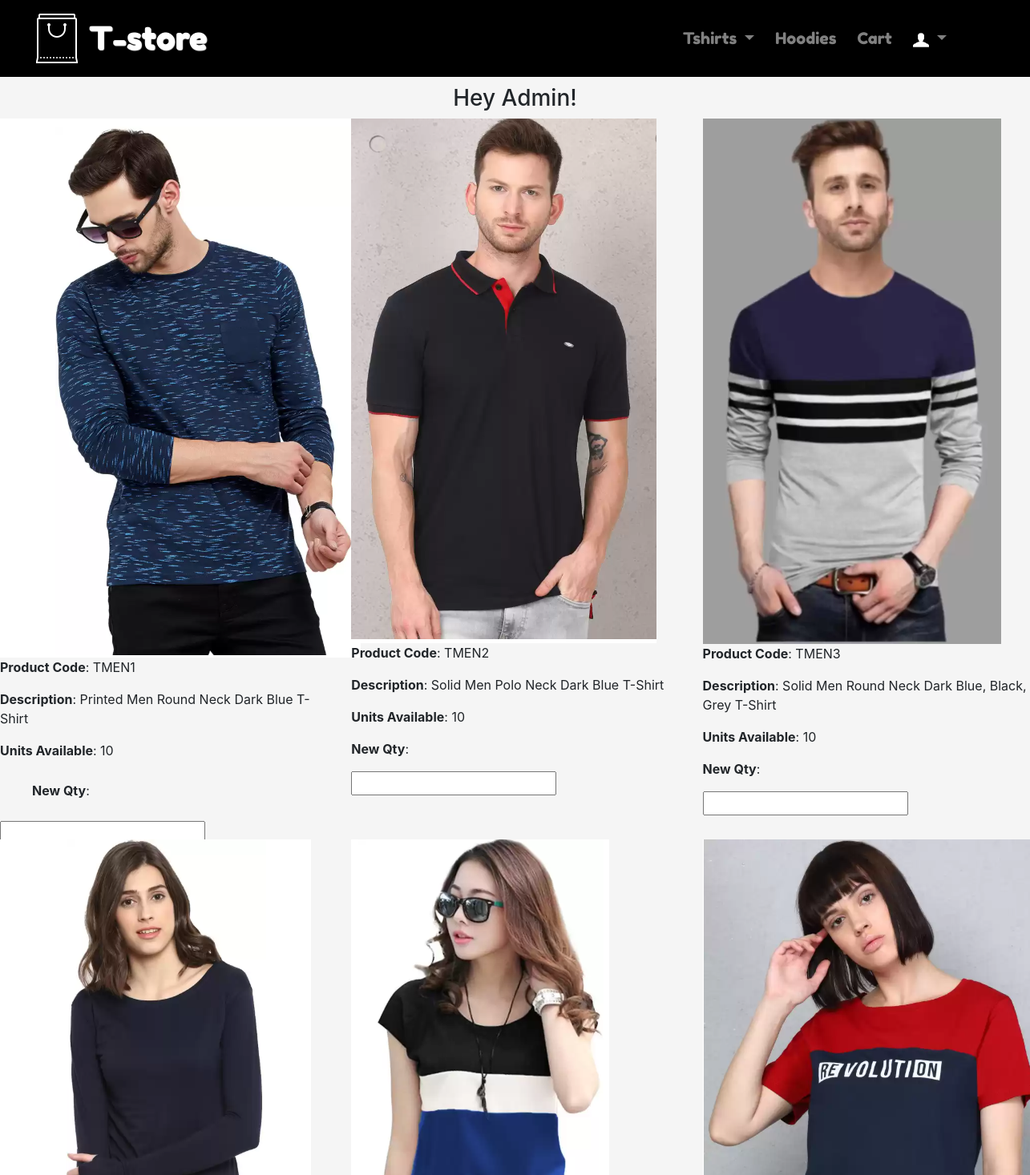
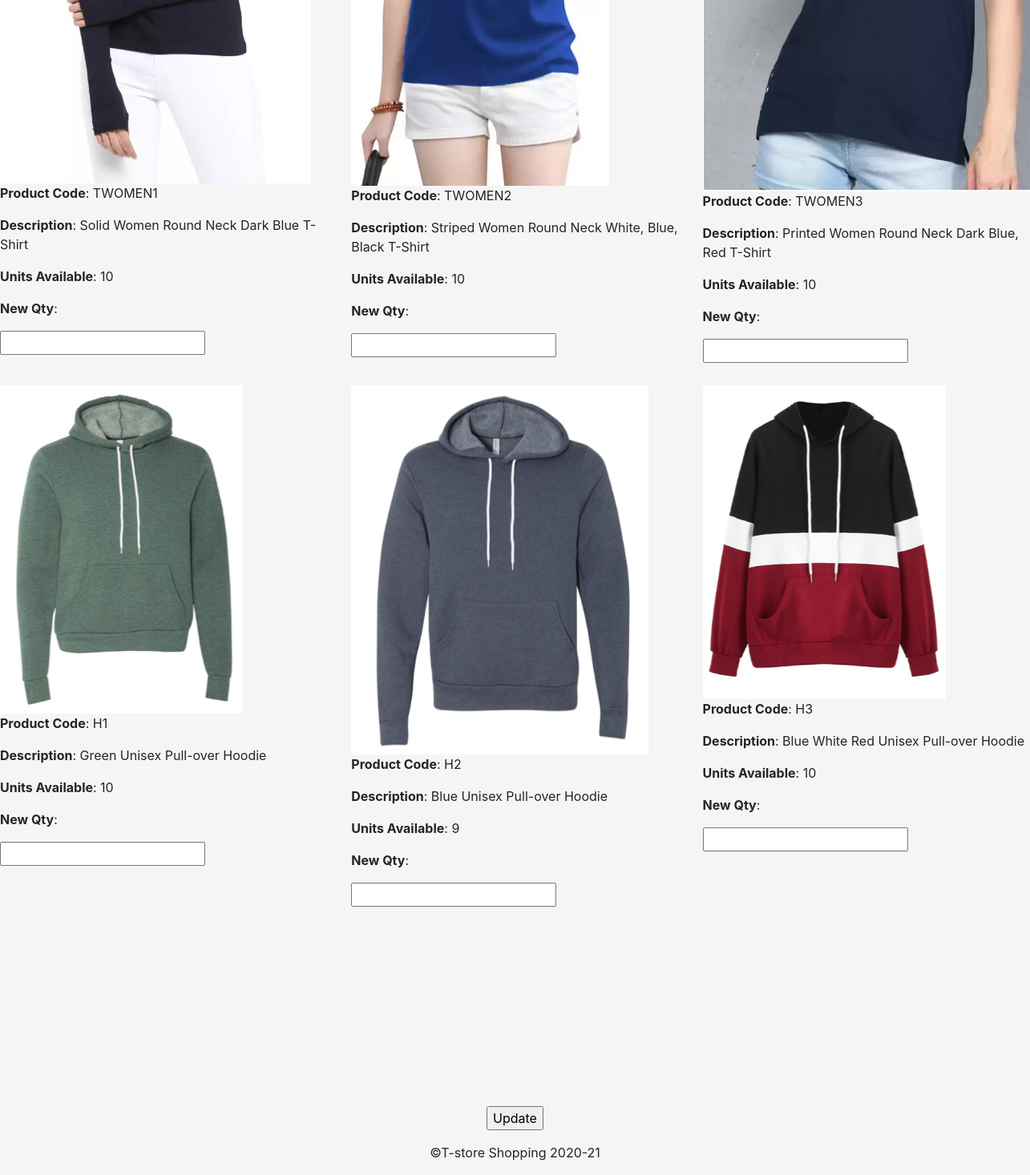
/admin.php (signed in), run on the app's committed database (2 pictures, top to bottom).
### tables this page shows
CREATE TABLE `products` (
  `id` int(11) NOT NULL,
  `category` varchar(255) NOT NULL,
  `product_code` varchar(255) NOT NULL,
  `product_name` varchar(255) NOT NULL,
  `img_name` varchar(60) NOT NULL,
  `qty` int(11) NOT NULL,
  `price` decimal(10,2) NOT NULL,
  `description` tinytext NOT NULL
);

### admin.php (the view, shortened to what this page needs)
<?php
include 'config.php';
?>
<!DOCTYPE html>
<html>
<head>
  <link rel="stylesheet" href="css/bootstrap.min.css">
  <link rel="stylesheet" type="text/css" href="style.css">
  <link rel="stylesheet" href="https://cdnjs.cloudflare.com/ajax/libs/font-awesome/4.7.0/css/font-awesome.min.css">
</head>
<body>
<header>
  <nav id="header-nav" class="navbar navbar-expand-lg  navbar-dark bg-black">
    <div class="container">
      <div class="navbar-header">
        <a href="index.html" class="pull-left visible-md visible-lg" alt="logo">
        <div><img src="images/logo.png"></div></a>
          <div class="navbar-brand">
            <a href="index.html"><h1>T-store</h1></a>
          </div>
        </div>
    </div>
      <div class="collapse navbar-collapse" id="navbarSupportedContent">
    <ul class="navbar-nav">
      <li class="nav-item dropdown">
        <a class="nav-link dropdown-toggle" href="#" id="navbarDropdown" role="button" data-toggle="dropdown" aria-haspopup="true" aria-expanded="false">
          Tshirts
        </a>
      </li>
      <li class="nav-item">
        <a class="nav-link" href="hoodies.php">Hoodies</a>
      </li>
      <li class="nav-item">
        <a class="nav-link" href="cart.php">Cart</a>
      </li>
       <li class="nav-item dropdown">
        <a class="nav-link dropdown-toggle" href="#" id="navbarDropdown" role="button" data-toggle="dropdown" aria-haspopup="true" aria-expanded="false">
          <img src="images/user1.png" height="20px" width="20px">
        </a>
      </li>
    </ul>
    </div>
  </nav>
</header>
<div class="row" style="margin-top:10px;">
      <div class="large-12">
        <h3 align="center">Hey Admin!</h3>
        <?php
          $result = $mysqli->query("SELECT * from products order by id asc");
          if($result) {
            while($obj = $result->fetch_object()) {
              echo '<div class="divh col-lg-4 col-md-6">';
              echo '<img src="images/'.$obj->img_name.'"/>';
              echo '<p><strong>Product Code</strong>: '.$obj->product_code.'</p>';
              echo '<p><strong>Description</strong>: '.$obj->description.'</p>';
              echo '<p><strong>Units Available</strong>: '.$obj->qty.'</p>';
              echo '<div class="large-6 columns" style="padding-left:0;">';
              echo '<form method="post" name="update-quantity" action="admin-update.php">';
              echo '<p><strong>New Qty</strong>:</p>';
              echo '</div>';
              echo '<div class="large-6 columns">';
              echo '<input type="number" name="quantity[]"/>';
              echo '</div>';
              echo '</div>';
            }
          }
        ?>
      </div>
    </div>
        <p align="center"><input style="clear:both;" type="submit" class="button" value="Update"></p>
  <footer>
  <p style="text-align: center">&copy;T-store Shopping 2020-21</p>
</footer>
</body>
</html>

### style.css (style rules this page uses)
body { background-color: #F5F5F5; width: 100%; }
form { padding: 10px 40px 10px 40px; }
#header-nav { background-color: black; border-radius: 0; border: 0; }
.container { width: 100%; }
.navbar-brand { padding-top: 15px; }
.navbar-brand h1 { font-family: 'Fredoka One', cursive; text-shadow: 1px 1px 1px #fff; font-size: 2em; color: white; top: 18px; left: 5px; }
.navbar-nav { font-family: 'Fredoka One', cursive; color: white; font-size: 20px; float: right; padding-right: 75px; }
.nav-item { padding-left: 5px; padding-right: 5px; }
.divh { height: 900px; }
@media (min-width: 1200px) { .col-lg-1, .col-lg-2, .col-lg-3, .col-lg-4, .col-lg-5, .col-lg-6, .col-lg-7, .col-lg-8, .col-lg-9, .col-lg-10, .col-lg-11, .col-lg-12 { float: left; } }
@media (min-width: 1200px) { .col-lg-4 { width: 33.33%; } }

### data on the page
products: img_name (picture), product_code "TMEN1", description "Printed Men Round Neck Dark Blue T-Shirt", qty "10"
products: img_name (picture), product_code "TMEN2", description "Solid Men Polo Neck Dark Blue T-Shirt", qty "10"
products: img_name (picture), product_code "TMEN3", description "Solid Men Round Neck Dark Blue, Black, Grey T-Shirt", qty "10"
products: img_name (picture), product_code "TWOMEN1", description "Solid Women Round Neck Dark Blue T-Shirt", qty "10"
products: img_name (picture), product_code "TWOMEN2", description "Striped Women Round Neck White, Blue, Black T-Shirt", qty "10"
products: img_name (picture), product_code "TWOMEN3", description "Printed Women Round Neck Dark Blue, Red T-Shirt", qty "10"
products: img_name (picture), product_code "H1", description "Green Unisex Pull-over Hoodie", qty "10"
products: img_name (picture), product_code "H2", description "Blue Unisex Pull-over Hoodie", qty "9"
products: img_name (picture), product_code "H3", description "Blue White Red Unisex Pull-over Hoodie", qty "10"
